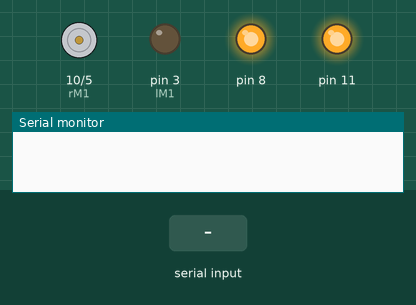
Recording of a sketch running on a simulated Arduino Uno, built with avr-gcc and run on an emulated ATmega328P. On the bench: motor-driver pin pairs drawn as motors (green arrow = first pin HIGH = forward, orange = second pin HIGH = backward, longer = more drive), output pins drawn as LEDs (lit = HIGH), the last lines printed to the serial monitor. Inputs (shaded band) come from the test bench.

Above: at 1.2 s.
1.3 s: "forward" received over Serial
At 4.0 s:
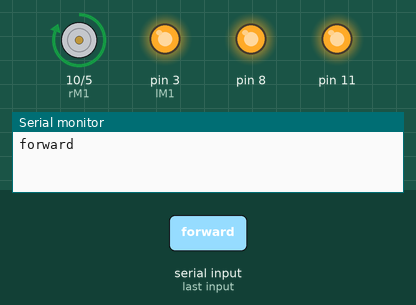
4.3 s: "right" received over Serial
At 7.0 s:
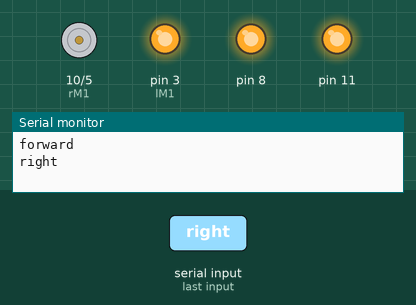
7.3 s: "left" received over Serial
At 9.7 s:
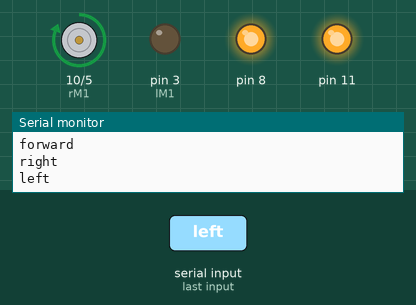
Timing chart, 0 to 11.2 s (numbered marks = the images above; inputs shaded):
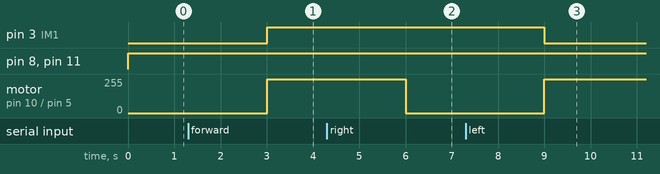

Measured:
- after the input at 1.3 s, pin 3 (lM1): LOW → HIGH after 1.7 s; motor on pin 10 (rM1) / pin 5 (rM2): stopped → forward 255/255 after 1.7 s
- after the input at 4.3 s, motor on pin 10 (rM1) / pin 5 (rM2): forward 255/255 → stopped after 1.7 s
- after the input at 7.3 s, pin 3 (lM1): HIGH → LOW after 1.7 s; motor on pin 10 (rM1) / pin 5 (rM2): stopped → forward 255/255 after 1.7 s

The sketch:

voice_control_bot.ino
```cpp
int rIR;
int lIR;
int rM1=10;
int rM2=5;
int lM1=3;
int lM2=5;
String voice;

void setup() {
  pinMode(rM1,OUTPUT);
  pinMode(rM2,OUTPUT);
  pinMode(lM1,OUTPUT);
  pinMode(lM2,OUTPUT);
  pinMode(6,INPUT);
  pinMode(7,INPUT);
  pinMode(8,OUTPUT);
  pinMode(11,OUTPUT);
  Serial.begin(9600);

}

void loop() {
  digitalWrite(8,1);
  digitalWrite(11,1);

 while(Serial.available() > 0){
   voice = Serial.readString();
   Serial.println(voice);
   delay(700);}
  if(voice == "forward")
  {
    forward();
    }
  else if(voice == "right")
    {right();
      }
  else if(voice == "left")
  {left();
    }
  else if(voice == "stop")
  {
    Stop();
    }
}

void forward()
  {
    digitalWrite(rM1,1);
    digitalWrite(rM2,0);

    digitalWrite(lM1,1);
    digitalWrite(lM2,0);

   }


void right()
{
    digitalWrite(rM1,0);
    digitalWrite(rM2,0);

    digitalWrite(lM1,1);
    digitalWrite(lM2,0);
}
void left()
{
    digitalWrite(rM1,1);
    digitalWrite(rM2,0);

    digitalWrite(lM1,0);
    digitalWrite(lM2,0);
}
void Stop()
{
    digitalWrite(rM1,0);
    digitalWrite(rM2,0);

    digitalWrite(lM1,0);
    digitalWrite(lM2,0);

}
```
